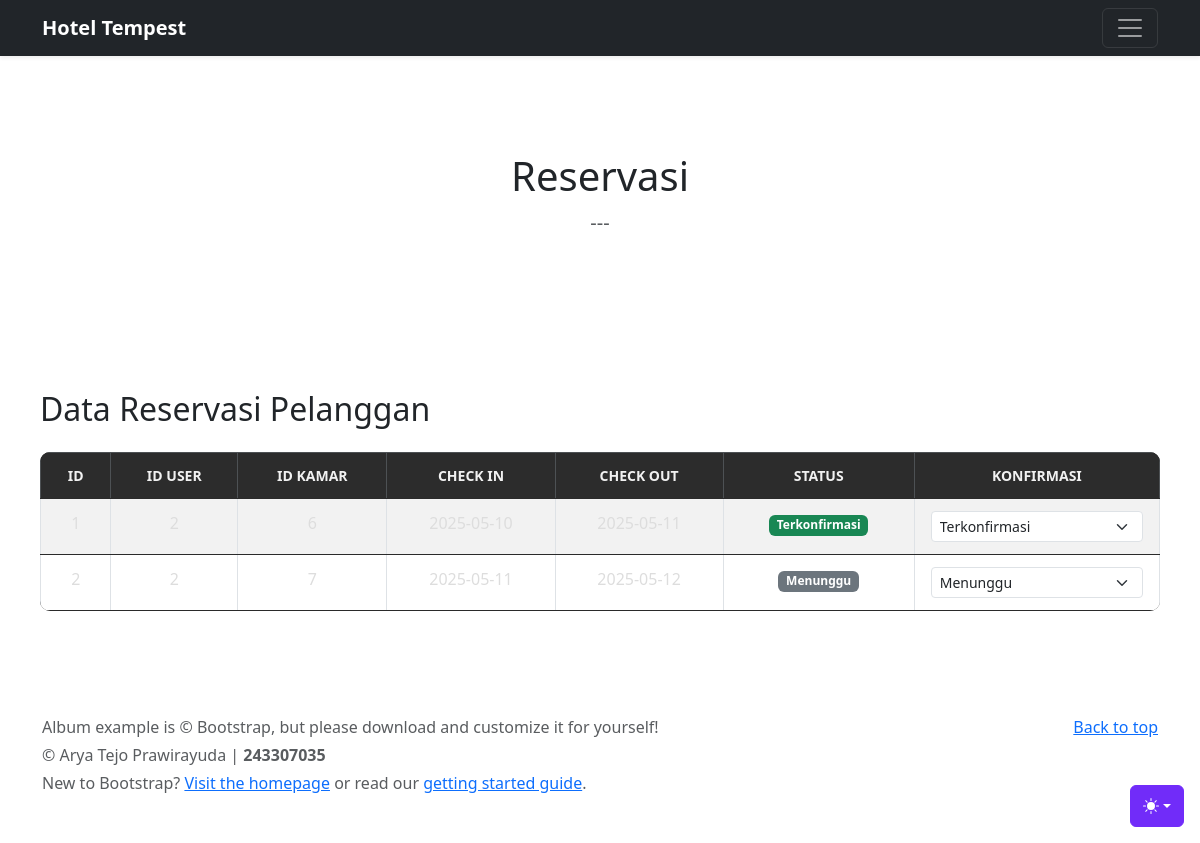
The page /Admin/reservasi_admin.php on the database its author committed.
### tables this page shows
CREATE TABLE IF NOT EXISTS `reservasi` (
  `id` int NOT NULL AUTO_INCREMENT,
  `pengguna_id` int DEFAULT NULL,
  `kamar_id` int DEFAULT NULL,
  `check_in` date DEFAULT NULL,
  `check_out` date DEFAULT NULL,
  `status` enum('menunggu','terkonfirmasi','dibatalkan') DEFAULT 'menunggu',
  `dibuat_pada` timestamp NULL DEFAULT CURRENT_TIMESTAMP,
  PRIMARY KEY (`id`),
  KEY `pengguna_id` (`pengguna_id`),
  KEY `kamar_id` (`kamar_id`),
  CONSTRAINT `reservasi_ibfk_1` FOREIGN KEY (`pengguna_id`) REFERENCES `pengguna` (`id`),
  CONSTRAINT `reservasi_ibfk_2` FOREIGN KEY (`kamar_id`) REFERENCES `kamar` (`id`)
);

### db_hotel.php (called while the page is built)
<?php
class Koneksi {
    private $host = "localhost";
    private $user = "root";
    private $pass = "";
    private $dbname = "db_hotel";
    private $conn;
    public function __construct() {
        try {
            $dsn = "mysql:host={$this->host};dbname={$this->dbname};charset=utf8mb4";
            $this->conn = new PDO($dsn, $this->user, $this->pass);
            $this->conn->setAttribute(PDO::ATTR_ERRMODE, PDO::ERRMODE_EXCEPTION);
        } catch (PDOException $e) {
            die("Koneksi Gagal: " . $e->getMessage());
        }
    }
    public function getKoneksi() {
        return $this->conn;
    }
}
?>

### Model/reservasi.php (called while the page is built, shortened)
<?php
require_once '../db_hotel.php';
class Reservasi {
    private $db;
    private $table = 'reservasi';
    public function __construct() {
        $koneksi = new Koneksi();
        $this->db = $koneksi->getKoneksi();
    }
    public function getAllReservasi() {
        $query = "SELECT * FROM $this->table";
        $proses = $this->db->prepare($query);
        $proses->execute();
        return $proses->fetchAll(PDO::FETCH_ASSOC);
    }
}

### Admin/reservasi_admin.php (the view, shortened to what this page needs)
<?php
require_once '../Model/reservasi.php';
$reservasiModel = new Reservasi();
$reservasiList = $reservasiModel->getAllReservasi();
?>
<!doctype html>
<html lang="en" data-bs-theme="auto">
    <head>
        <link rel="stylesheet" href="https://cdn.jsdelivr.net/npm/@docsearch/css@3">
        <link href="../bootstrap-5.3.3-examples/assets/dist/css/bootstrap.min.css" rel="stylesheet">
    </head>
    <body>
        <div class="dropdown position-fixed bottom-0 end-0 mb-3 me-3 bd-mode-toggle">
            <button class="btn btn-bd-primary py-2 dropdown-toggle d-flex align-items-center"
                    id="bd-theme"
                    type="button"
                    aria-expanded="false"
                    data-bs-toggle="dropdown"
                    aria-label="Toggle theme (auto)">
                <svg class="bi my-1 theme-icon-active" width="1em" height="1em"><use href="#circle-half"></use></svg>
            </button>
        </div>
        <header data-bs-theme="dark">
            <?php include __DIR__ . '/../View/component/tampil_header.php'; ?>
        </header>
        <main>
            <section class="py-5 text-center container">
                <?php include __DIR__ . '/../View/component/tampil_section.php'; ?>
            </section>
            <div class="isi">
                <h2>Data Reservasi Pelanggan</h2>
                <table class="table table-striped table-bordered mt-4">
                    <thead class="table-dark">
                        <tr>
                            <th>ID</th>
                            <th>ID User</th>
                            <th>ID Kamar</th>
                            <th>Check In</th>
                            <th>Check Out</th>
                            <th>Status</th>
                            <th>Konfirmasi</th>
                        </tr>
                    </thead>
                    <tbody>
                        <?php if (empty($reservasiList)) : ?>
                            <tr>
                                <td colspan="7" class="text-center">Data tidak ditemukan.</td>
                            </tr>
                        <?php else : ?>
                            <?php foreach ($reservasiList as $reservasi) : ?>
                                <tr>
                                    <td><?= $reservasi['id'] ?></td>
                                    <td><?= $reservasi['pengguna_id'] ?></td>
                                    <td><?= $reservasi['kamar_id'] ?></td>
                                    <td><?= $reservasi['check_in'] ?></td>
                                    <td><?= $reservasi['check_out'] ?></td>
                                    <td>
                                        <span class="badge bg-<?=
                                            $reservasi['status'] === 'terkonfirmasi' ? 'success' :
                                            ($reservasi['status'] === 'dibatalkan' ? 'danger' : 'secondary') ?>">
                                            <?= ucfirst($reservasi['status']) ?>
                                        </span>
                                    </td>
                                    <td>
                                        <form method="POST" action="../Model/edit_reservasi.php" class="d-inline">
                                            <select name="status" class="form-select form-select-sm" onchange="this.form.submit()">
                                                <option value="menunggu" <?= $reservasi['status'] == 'menunggu' ? 'selected' : '' ?>>Menunggu</option>
                                                <option value="terkonfirmasi" <?= $reservasi['status'] == 'terkonfirmasi' ? 'selected' : '' ?>>Terkonfirmasi</option>
                                            </select>
                                        </form>
                                    </td>
                                </tr>
                            <?php endforeach; ?>
                        <?php endif; ?>
                    </tbody>
                </table>
            </div>
        </main>
        <footer class="text-body-secondary py-5">
            <?php include __DIR__ . '/../View/component/tampil_footer.php'; ?>
        </footer>
    </body>
</html>

### Admin/reservasi_admin.php (style rules this page uses)
.bi { vertical-align: -.125em; fill: currentColor; }
.btn-bd-primary { --bd-violet-bg: #712cf9; --bd-violet-rgb: 112.520718, 44.062154, 249.437846; --bs-btn-font-weight: 600; --bs-btn-color: var(--bs-white); --bs-btn-bg: var(--bd-violet-bg); --bs-btn-border-color: var(--bd-violet-bg); --bs-btn-hover-color: var(--bs-white); --bs-btn-hover-bg: #6528e0; --bs-btn-hover-border-color: #6528e0; --bs-btn-focus-shadow-rgb: var(--bd-violet-rgb); --bs-btn-active-color: var(--bs-btn-hover-color); --bs-btn-active-bg: #5a23c8; --bs-btn-active-border-color: #5a23c8; }
.bd-mode-toggle { z-index: 1500; }
.isi { margin: 0; padding: 40px; }
.table { width: 100%; border-collapse: collapse; background-color: #1e1e1e; border-radius: 10px; overflow: hidden; box-shadow: 0 0 10px rgba(255, 255, 255, 0.1); }
.table th, .table td { padding: 12px 16px; text-align: center; border-bottom: 1px solid #2a2a2a; }
.table th { background-color: #2c2c2c; color: #f1f1f1; text-transform: uppercase; font-size: 14px; }
.table td { color: #dddddd; }
.text-center { text-align: center; }

### rows shown on the page
reservasi: id "1", pengguna "2", kamar "6", check_in "2025-05-10", check_out "2025-05-11", status "Terkonfirmasi"
reservasi: id "2", pengguna "2", kamar "7", check_in "2025-05-11", check_out "2025-05-12", status "Menunggu"

### other values the page prints
$judul_section "Reservasi"
$isi_section "---"
